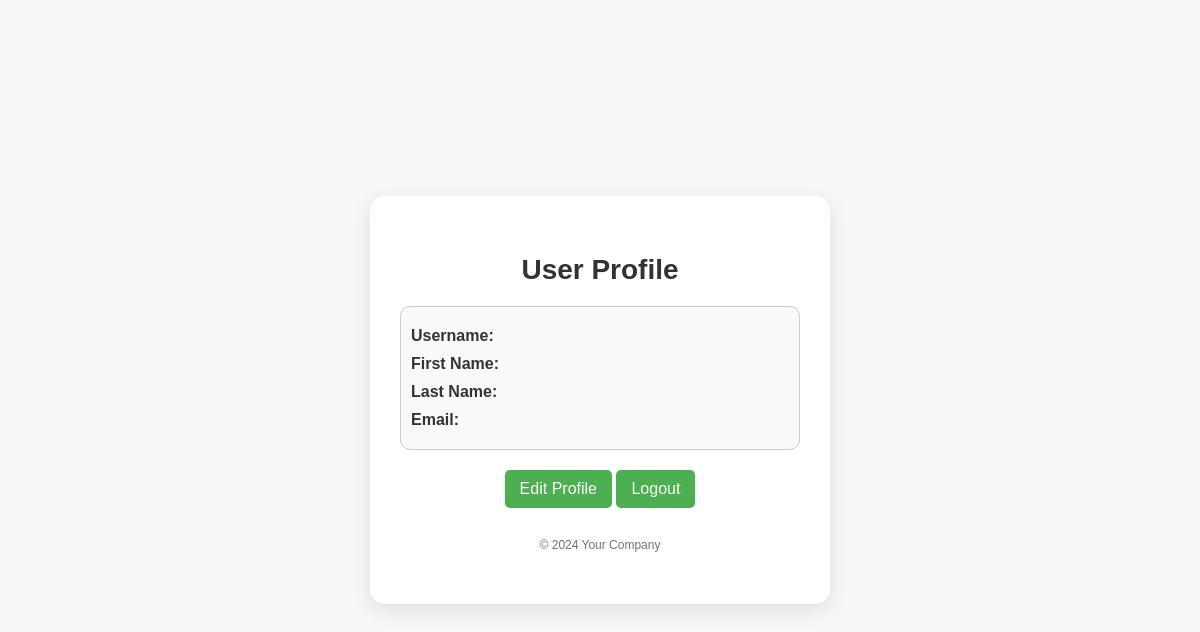
The page /profile/Harsh on the database as committed earlier.
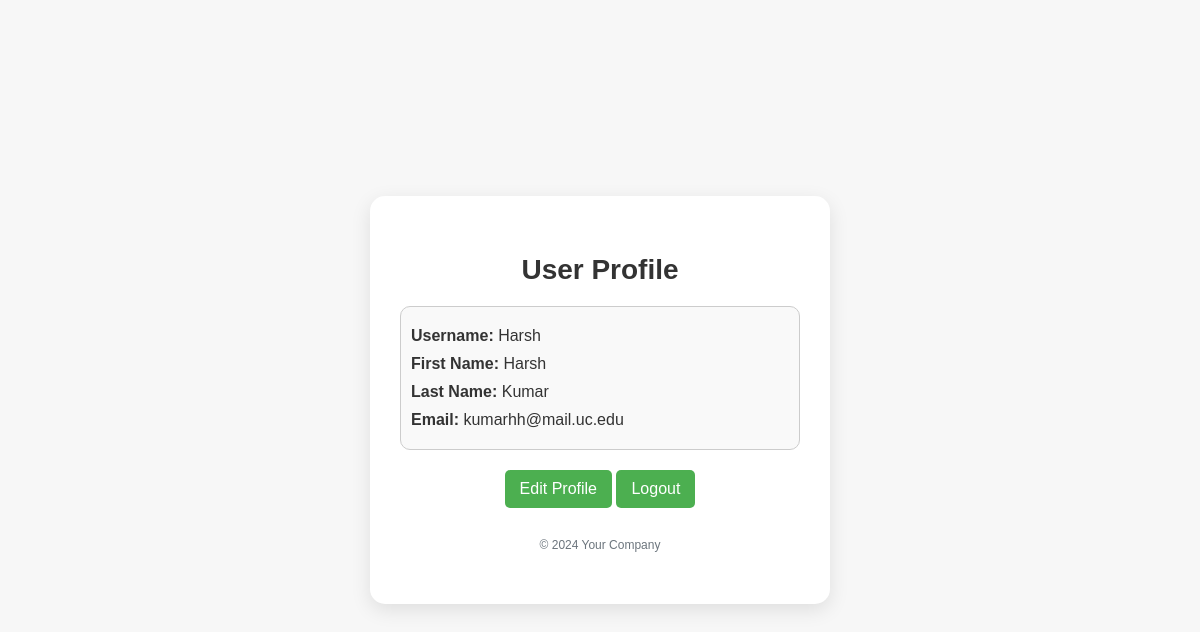
The same page on the database as committed later.
### tables this page shows
CREATE TABLE users 
                 (id INTEGER PRIMARY KEY AUTOINCREMENT, 
                  username TEXT NOT NULL, 
                  password TEXT NOT NULL, 
                  firstname TEXT NOT NULL, 
                  lastname TEXT NOT NULL, 
                  email TEXT NOT NULL);

### app.py (the view)
@app.route('/profile/<username>')
def profile(username):
    conn = sqlite3.connect(db_path)
    c = conn.cursor()
    c.execute("SELECT * FROM users WHERE username=?", (username,))
    user = c.fetchone()
    conn.close()
    return render_template('profile.html', user=user)

### templates/profile.html (shortened to what this page needs)
<!DOCTYPE html>
<html lang="en">
<head>
</head>
<body>
    <div class="container">
        <h1>User Profile</h1>
        <div class="profile-info">
            <p><strong>Username:</strong> {{ user[1] }}</p>
            <p><strong>First Name:</strong> {{ user[3] }}</p>
            <p><strong>Last Name:</strong> {{ user[4] }}</p>
            <p><strong>Email:</strong> {{ user[5] }}</p>
        </div>
        <div class="btn-container">
            <button class="btn" onclick="window.location.href='/edit-profile'">Edit Profile</button>
            <button class="btn" onclick="window.location.href='/logout'">Logout</button>
        </div>
        <div class="footer">
            <p>&copy; 2024 Your Company</p>
        </div>
    </div>
</body>
</html>

### templates/profile.html (style rules this page uses)
body { font-family: Arial, sans-serif; background-color: #f7f7f7; margin: 0; padding: 0; display: flex; justify-content: center; align-items: center; height: 100vh; color: #495057; }
.container { background-color: #ffffff; padding: 40px 30px; border-radius: 15px; box-shadow: 0 6px 20px rgba(0, 0, 0, 0.1); max-width: 400px; width: 100%; text-align: left; }
h1 { color: #333; margin-bottom: 20px; font-size: 28px; text-align: center; }
.profile-info { margin-bottom: 15px; padding: 10px; border: 1px solid #ccc; border-radius: 10px; background-color: #f9f9f9; }
.profile-info p { margin: 10px 0; font-size: 16px; color: #333; }
.btn-container { text-align: center; margin-top: 20px; }
.btn { padding: 10px 15px; background-color: #4CAF50; color: white; border: none; border-radius: 5px; cursor: pointer; font-size: 16px; transition: background-color 0.3s; }
.footer { margin-top: 30px; font-size: 12px; color: #6c757d; text-align: center; }

Rows that differ between the two databases and show on the page:
added users: username "Harsh", firstname "Harsh", lastname "Kumar", email "kumarhh@mail.uc.edu"
